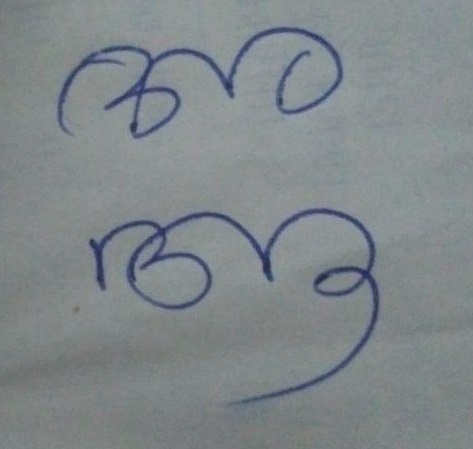
#> input picture images.jpg, 473 x 449 px
$ python Contour_detection.py
#> lines starting #> are read from the running program, lines starting #| are printed output that depends on the picture; after the words box and inside, x2 and y2 are one past the last pixel; in counts of white or black regions, pixels touching at a corner belong together
import cv2
import numpy as np

image = cv2.imread('images.jpg')
#> image is the input picture: shape (449, 473, 3); mean B, G, R 138.3, 135.4, 128.4
cv2.waitKey(0)
gray = cv2.cvtColor(image, cv2.COLOR_BGR2GRAY)
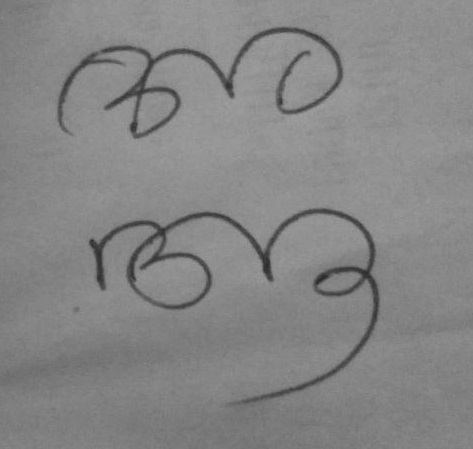
#> gray: shape (449, 473); min 42, max 159, mean 133.6
gray = cv2.blur(gray,(4,5))
edged = cv2.Canny(gray, 30, 200)
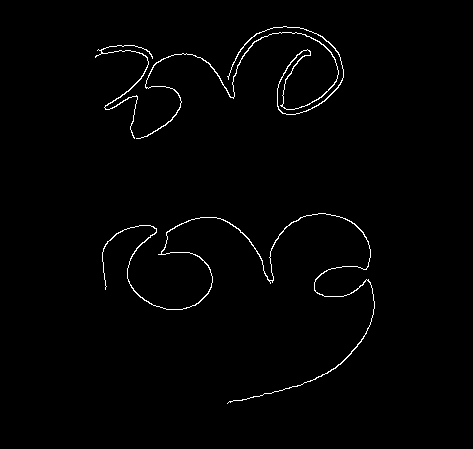
#> edged: shape (449, 473); 1.2% white in thin lines or dots, all inside (x1, y1, x2, y2) = (95, 26, 375, 404)
cv2.waitKey(0)

contours, hierarchy = cv2.findContours(edged,
	cv2.RETR_EXTERNAL, cv2.CHAIN_APPROX_NONE)
#> contours = 3 contours; box (x1, y1, x2, y2) and area: (136, 26, 344, 139) 259, (102, 213, 375, 404) 254, (95, 45, 153, 139) 69

cv2.imshow('Edges', edged)
cv2.waitKey(0)
cv2.drawContours(image, contours, -1, (0, 255, 0), 3)
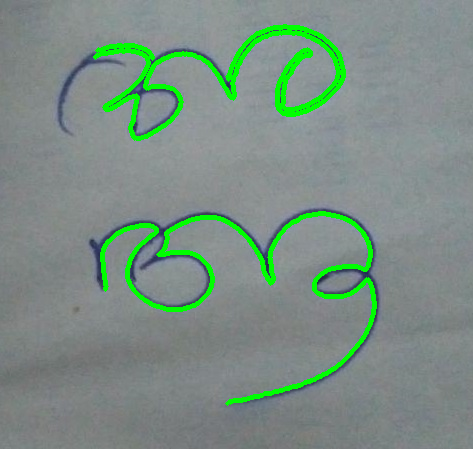
#> image: shape (449, 473, 3); 4.91% of pixels changed, all inside (x1, y1, x2, y2) = (93, 24, 377, 406)

cv2.imshow('Contours', image)
cv2.waitKey(0)
cv2.destroyAllWindows()
